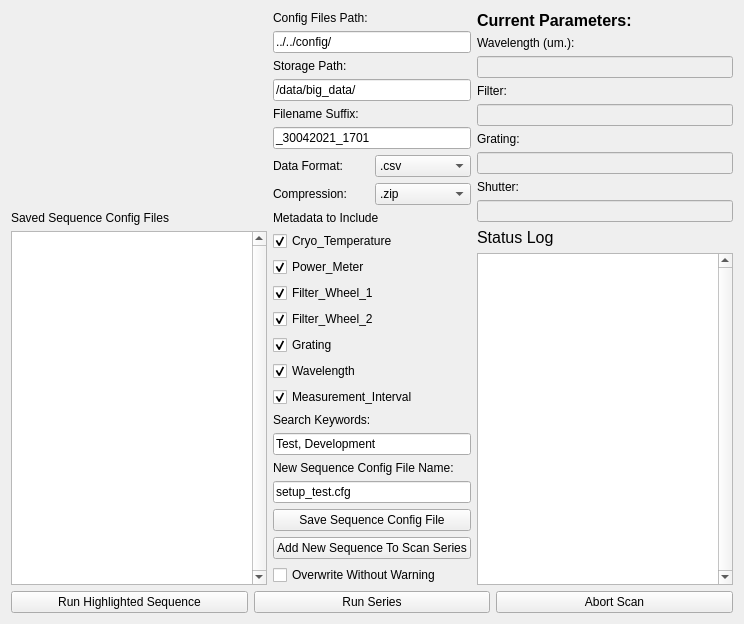
     <widget class="QWidget" name="tab3_settings">
      <attribute name="title">
       <string>Page</string>
      </attribute>
      <layout class="QGridLayout" name="gridLayout_6">
       <item row="0" column="1">
        <layout class="QVBoxLayout" name="config_files_verticalLayout_tab3">
         <item>
          <widget class="QLabel" name="config_path_label_tab3">
           <property name="text">
            <string>Config Files Path:</string>
           </property>
          </widget>
         </item>
         <item>
          <widget class="QLineEdit" name="config_path_lineEdit_tab3">
           <property name="text">
            <string>../../config/</string>
           </property>
           <property name="placeholderText">
            <string/>
           </property>
          </widget>
         </item>
         <item>
          <widget class="QLabel" name="storage_path_label_tab3">
           <property name="text">
            <string>Storage Path:</string>
           </property>
          </widget>
         </item>
         <item>
          <widget class="QLineEdit" name="storage_path_lineEdit_tab3">
           <property name="text">
            <string>/data/big_data/</string>
           </property>
           <property name="placeholderText">
            <string/>
           </property>
          </widget>
         </item>
         <item>
          <widget class="QLabel" name="filename_suffix_label_tab3">
           <property name="text">
            <string>Filename Suffix:</string>
           </property>
          </widget>
         </item>
         <item>
          <widget class="QLineEdit" name="filename_suffix_lineEdit_tab3">
           <property name="text">
            <string>_30042021_1701</string>
           </property>
           <property name="placeholderText">
            <string/>
           </property>
          </widget>
         </item>
        </layout>
       </item>
       <item row="0" column="2" rowspan="4">
        <layout class="QVBoxLayout" name="sl_verticalLayout_tab3">
         <item>
          <layout class="QGridLayout" name="current_params_gridLayout_tab3">
           <item row="7" column="0">
            <widget class="QLabel" name="shutter_current_label_tab3">
             <property name="text">
              <string>Shutter:</string>
             </property>
            </widget>
           </item>
           <item row="8" column="0">
            <widget class="QLineEdit" name="shutter_current_ledit_tab3">
             <property name="enabled">
              <bool>false</bool>
             </property>
            </widget>
           </item>
           <item row="4" column="0">
            <widget class="QLineEdit" name="osf_current_ledit_tab3">
             <property name="enabled">
              <bool>false</bool>
             </property>
            </widget>
           </item>
           <item row="3" column="0">
            <widget class="QLabel" name="osf_current_label_tab3">
             <property name="text">
              <string>Filter:</string>
             </property>
            </widget>
           </item>
           <item row="0" column="0">
            <widget class="QLabel" name="curent_parameters_title_tab3">
             <property name="font">
              <font>
               <pointsize>12</pointsize>
               <weight>75</weight>
               <bold>true</bold>
              </font>
             </property>
             <property name="text">
              <string>Current Parameters:</string>
             </property>
            </widget>
           </item>
           <item row="2" column="0">
            <widget class="QLineEdit" name="wavelength_current_ledit_tab3">
             <property name="enabled">
              <bool>false</bool>
             </property>
             <property name="text">
              <string/>
             </property>
            </widget>
           </item>
           <item row="1" column="0">
            <widget class="QLabel" name="wavelength_current_label_tab3">
             <property name="text">
              <string>Wavelength (um.):</string>
             </property>
            </widget>
           </item>
           <item row="6" column="0">
            <widget class="QLineEdit" name="grating_current_ledit_tab3">
             <property name="enabled">
              <bool>false</bool>
             </property>
            </widget>
           </item>
           <item row="5" column="0">
            <widget class="QLabel" name="grating_current_label_tab3">
             <property name="text">
              <string>Grating:</string>
             </property>
            </widget>
           </item>
          </layout>
         </item>
         <item>
          <widget class="QLabel" name="status_log_label_tab3">
           <property name="font">
            <font>
             <pointsize>12</pointsize>
            </font>
           </property>
           <property name="text">
            <string>Status Log</string>
           </property>
          </widget>
         </item>
         <item>
          <widget class="QTextBrowser" name="sl_textBrowser_tab3">
           <property name="verticalScrollBarPolicy">
            <enum>Qt::ScrollBarAlwaysOn</enum>
           </property>
          </widget>
         </item>
        </layout>
       </item>
       <item row="1" column="1">
        <layout class="QVBoxLayout" name="data_format_verticalLayout_tab3">
         <item>
          <layout class="QHBoxLayout" name="data_format_horizontalLayout_tab3">
           <item>
            <widget class="QLabel" name="data_format_label_tab3">
             <property name="text">
              <string>Data Format:</string>
             </property>
            </widget>
           </item>
           <item>
            <widget class="QComboBox" name="data_format_comboBox_tab3">
             <property name="currentText">
              <string>.csv</string>
             </property>
             <item>
              <property name="text">
               <string>.csv</string>
              </property>
             </item>
             <item>
              <property name="text">
               <string>.json</string>
              </property>
             </item>
             <item>
              <property name="text">
               <string>.parquet</string>
              </property>
             </item>
            </widget>
           </item>
          </layout>
         </item>
         <item>
          <layout class="QHBoxLayout" name="horizontalLayout_7">
           <item>
            <widget class="QLabel" name="compresssion_label_tab3">
             <property name="text">
              <string>Compression:</string>
             </property>
            </widget>
           </item>
           <item>
            <widget class="QComboBox" name="compression_comboBox_tab3">
             <property name="currentText">
              <string>.zip</string>
             </property>
             <item>
              <property name="text">
               <string>.zip</string>
              </property>
             </item>
             <item>
              <property name="text">
               <string>.tgz</string>
              </property>
             </item>
             <item>
              <property name="text">
               <string>.tar</string>
              </property>
             </item>
            </widget>
           </item>
          </layout>
         </item>
        </layout>
       </item>
       <item row="2" column="0" rowspan="2">
        <layout class="QVBoxLayout" name="add_sequence_verticalLayout_tab3">
         <item>
          <widget class="QLabel" name="sequence_config_files_label_tab3">
           <property name="text">
            <string>Saved Sequence Config Files</string>
           </property>
          </widget>
         </item>
         <item>
          <widget class="QListWidget" name="sequence_config_files_tab3">
           <property name="verticalScrollBarPolicy">
            <enum>Qt::ScrollBarAlwaysOn</enum>
           </property>
           <property name="dragDropMode">
            <enum>QAbstractItemView::DragDrop</enum>
           </property>
          </widget>
         </item>
        </layout>
       </item>
       <item row="2" column="1">
        <layout class="QVBoxLayout" name="metadata_verticalLayout_tab3">
         <item>
          <widget class="QLabel" name="metadata_label_tab3">
           <property name="text">
            <string>Metadata to Include</string>
           </property>
          </widget>
         </item>
         <item>
          <widget class="QCheckBox" name="checkBox">
           <property name="enabled">
            <bool>true</bool>
           </property>
           <property name="text">
            <string>Cryo_Temperature</string>
           </property>
           <property name="checked">
            <bool>true</bool>
           </property>
          </widget>
         </item>
         <item>
          <widget class="QCheckBox" name="checkBox_2">
           <property name="text">
            <string>Power_Meter</string>
           </property>
           <property name="checked">
            <bool>true</bool>
           </property>
          </widget>
         </item>
         <item>
          <widget class="QCheckBox" name="checkBox_3">
           <property name="text">
            <string>Filter_Wheel_1</string>
           </property>
           <property name="checked">
            <bool>true</bool>
           </property>
          </widget>
         </item>
         <item>
          <widget class="QCheckBox" name="checkBox_4">
           <property name="text">
            <string>Filter_Wheel_2</string>
           </property>
           <property name="checked">
            <bool>true</bool>
           </property>
          </widget>
         </item>
         <item>
          <widget class="QCheckBox" name="checkBox_5">
           <property name="text">
            <string>Grating</string>
           </property>
           <property name="checked">
            <bool>true</bool>
           </property>
          </widget>
         </item>
         <item>
          <widget class="QCheckBox" name="checkBox_6">
           <property name="text">
            <string>Wavelength</string>
           </property>
           <property name="checked">
            <bool>true</bool>
           </property>
          </widget>
         </item>
         <item>
          <widget class="QCheckBox" name="checkBox_7">
           <property name="text">
            <string>Measurement_Interval</string>
           </property>
           <property name="checked">
            <bool>true</bool>
           </property>
          </widget>
         </item>
         <item>
          <widget class="QLabel" name="keywords_label_tab3">
           <property name="text">
            <string>Search Keywords:</string>
           </property>
          </widget>
         </item>
         <item>
          <widget class="QLineEdit" name="keywords_lineEdit_tab3">
           <property name="text">
            <string>Test, Development</string>
           </property>
           <property name="placeholderText">
            <string/>
           </property>
          </widget>
         </item>
        </layout>
       </item>
       <item row="3" column="1">
        <layout class="QVBoxLayout" name="add_sequence2_verticalLayout_tab3">
         <item>
          <widget class="QLabel" name="sequence_name_label_4">
           <property name="sizePolicy">
            <sizepolicy hsizetype="Preferred" vsizetype="Maximum">
             <horstretch>0</horstretch>
             <verstretch>0</verstretch>
            </sizepolicy>
           </property>
           <property name="text">
            <string>New Sequence Config File Name:</string>
           </property>
          </widget>
         </item>
         <item>
          <widget class="QLineEdit" name="sequence_name_ledit_4">
           <property name="text">
            <string>setup_test.cfg</string>
           </property>
           <property name="placeholderText">
            <string/>
           </property>
          </widget>
         </item>
         <item>
          <widget class="QPushButton" name="save_sequence_pushButton_4_tab2_3">
           <property name="text">
            <string>Save Sequence Config File</string>
           </property>
          </widget>
         </item>
         <item>
          <widget class="QPushButton" name="add_sequence_button_tab3">
           <property name="sizePolicy">
            <sizepolicy hsizetype="Minimum" vsizetype="Maximum">
             <horstretch>0</horstretch>
             <verstretch>0</verstretch>
            </sizepolicy>
           </property>
           <property name="text">
            <string>Add New Sequence To Scan Series</string>
           </property>
          </widget>
         </item>
         <item>
          <widget class="QCheckBox" name="overwrite_checkBox_tab3_5">
           <property name="text">
            <string>Overwrite Without Warning</string>
           </property>
          </widget>
         </item>
        </layout>
       </item>
       <item row="4" column="0" colspan="3">
        <layout class="QHBoxLayout" name="run_bottons_horizontalLayout_tab3">
         <item>
          <widget class="QPushButton" name="run_single_tab3">
           <property name="text">
            <string>Run Highlighted Sequence</string>
           </property>
          </widget>
         </item>
         <item>
          <widget class="QPushButton" name="run_series_tab3">
           <property name="text">
            <string>Run Series</string>
           </property>
          </widget>
         </item>
         <item>
          <widget class="QPushButton" name="abort_scan_button_tab3">
           <property name="text">
            <string>Abort Scan</string>
           </property>
          </widget>
         </item>
        </layout>
       </item>
      </layout>
     </widget>
